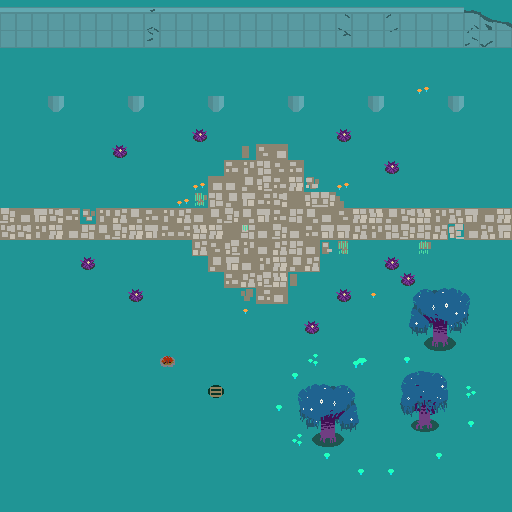

Tiled map render using the project's own tile images. Description and the map definition, with tile-layer contents summarised, below:
An orthogonal 32x32 tile map with 16x16 px tiles, 5 tile layers (Ground, Dirt, Road, Grass, ...) and 15 objects (warp).

<map version="1.2" tiledversion="1.3.2" orientation="orthogonal" renderorder="right-down" compressionlevel="0" width="32" height="32" tilewidth="16" tileheight="16" infinite="0" nextlayerid="12" nextobjectid="31">
 <tileset firstgid="1" source="forest_ground_tiles.tsx" />
 <layer id="1" name="Ground" width="32" height="32">
  <data>[1024 cells, 1024 non-empty, 1 distinct tile ids]</data>
 </layer>
 <layer id="2" name="Dirt" width="32" height="32">
  <data>[1024 cells, 115 non-empty, 6 distinct tile ids]</data>
 </layer>
 <layer id="3" name="Road" width="32" height="32">
  <data>[1024 cells, 106 non-empty, 9 distinct tile ids]</data>
 </layer>
 <layer id="4" name="Grass" width="32" height="32">
  <data>[1024 cells, 22 non-empty, 7 distinct tile ids]</data>
 </layer>
 <layer id="7" name="Objects" width="32" height="32">
  <data>[1024 cells, 189 non-empty, 68 distinct tile ids]</data>
 </layer>
 <objectgroup id="10" name="Warp">
  <object id="22" name="dungeon_01" type="warp" x="213.333" y="387.667" width="5" height="5">
   <properties>
    <property name="warp" value="warp" />
    <property name="warp_x_coord" type="float" value="184" />
    <property name="warp_y_coord" type="float" value="158" />
   </properties>
  </object>
 </objectgroup>
 <objectgroup id="6" name="Collision">
  <object id="1" x="51.9775" y="99.6946" width="7" height="7" />
  <object id="2" x="132.408" y="100.455" width="7" height="7" />
  <object id="3" x="213.783" y="100.029" width="7" height="7" />
  <object id="4" x="293.028" y="100.455" width="7" height="7" />
  <object id="5" x="371.42" y="100.029" width="7" height="7" />
  <object id="6" x="452.795" y="100.029" width="7" height="7" />
  <object id="11" x="-6.39068" y="2.55627" width="524.036" height="33.6576" />
  <object id="14" x="-26.8409" y="42.1785" width="33.2315" height="457.573" />
  <object id="15" x="-25.9888" y="481.431" width="577.717" height="55.8119" />
  <object id="17" x="164.454" y="357.452" width="6" height="2" />
  <object id="21" x="500.667" y="36.6667" width="37" height="450" />
  <object id="27" x="325.667" y="435" width="5" height="5" />
  <object id="29" x="423.167" y="418.833" width="5" height="5" />
  <object id="30" x="437.5" y="338.5" width="5" height="5" />
 </objectgroup>
</map>
